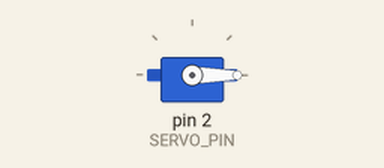
Bench run of a sketch on a simulated Arduino Uno, built with avr-gcc and run on an emulated ATmega328P. Parts: servo.

Above: at 0.05 s.
At 3.0 s:
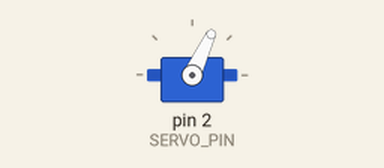
At 6.0 s:
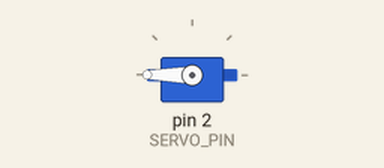
Timing chart, 0 to 7.8 s (numbered marks = the images above):
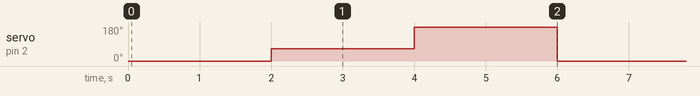

The sketch:

Servo.ino.ino
```cpp
#include <Servo.h>

#define SERVO_PIN 2

Servo servo;
int pos1 = 0;

void setup() {
  // put your setup code here, to run once:

  servo.attach(SERVO_PIN, 771, 1798);


}

void loop() {
  servo.write(0); // Min
  delay(2000);
  servo.write(65); // Midpoint
  delay(2000);
  servo.write(180); // Max
  delay(2000);
}
```

Measured:
- by itself, servo on pin 2 (SERVO_PIN): repeats every 6.0 s: 180° 2.0 s, 0° 2.0 s, 65° 2.0 s
